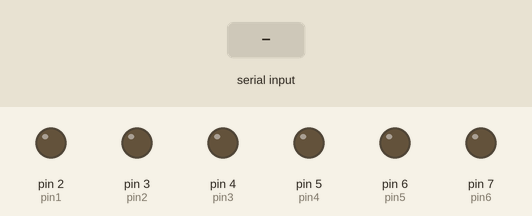
Simulated run of this sketch. Board: Arduino Uno, built with avr-gcc and run on an emulated ATmega328P. On the bench: output pins drawn as LEDs (lit = HIGH). The inputs (shaded band) are chosen by the test bench.

Above: at 1.2 s.
1.3 s: "1H" received over Serial
At 2.4 s:
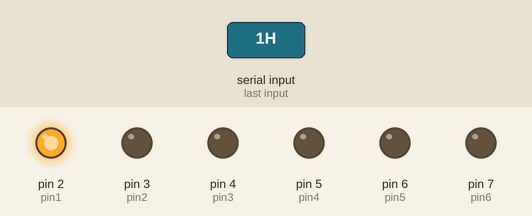
2.8 s: "2H" received over Serial
At 3.6 s:
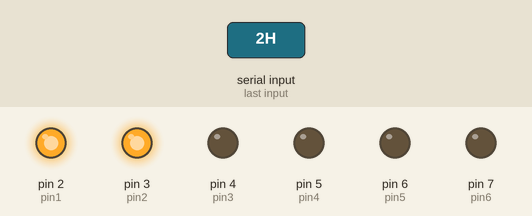
4.3 s: "1L" received over Serial
At 4.7 s:
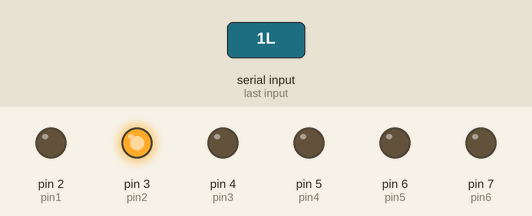
5.8 s: "3H" received over Serial
At 7.0 s:
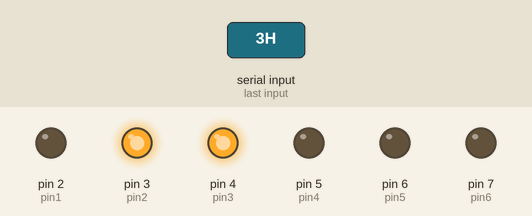
7.3 s: "2L" received over Serial
At 8.2 s:
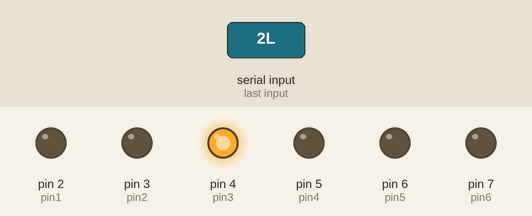
8.8 s: "4H" received over Serial
At 9.4 s:
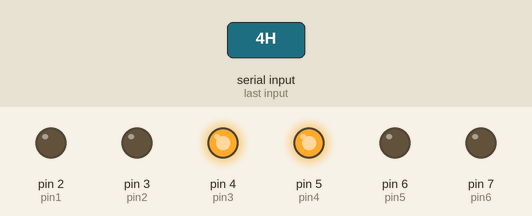
Timing chart, 0 to 11.3 s (numbered marks = the images above; inputs shaded):
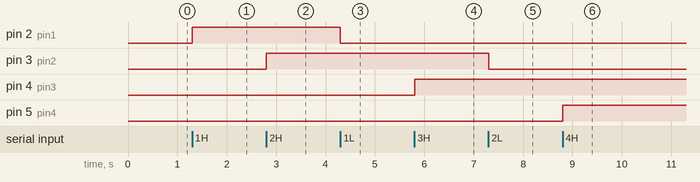

Measured:
- after the input at 1.3 s, pin 2 (pin1): LOW → HIGH at once
- after the input at 2.8 s, pin 3 (pin2): LOW → HIGH at once
- after the input at 4.3 s, pin 2 (pin1): HIGH → LOW at once
- after the input at 5.8 s, pin 4 (pin3): LOW → HIGH at once
- after the input at 7.3 s, pin 3 (pin2): HIGH → LOW at once
- after the input at 8.8 s, pin 5 (pin4): LOW → HIGH at once

The sketch:

code.ino
```cpp
String readdata;
int pin1 = 2;
int pin2 = 3;
int pin3 = 4;
int pin4 = 5;
int pin5 = 6;
int pin6 = 7;

void setup() {
  // put your setup code here, to run once:
  Serial.begin(9600);
  pinMode(pin1, OUTPUT);
  pinMode(pin2, OUTPUT);
  pinMode(pin3, OUTPUT);
  pinMode(pin4, OUTPUT);
  pinMode(pin5, OUTPUT);
  pinMode(pin6, OUTPUT);

  digitalWrite(pin1, LOW);
  digitalWrite(pin2, LOW);
  digitalWrite(pin3, LOW);
  digitalWrite(pin4, LOW);
  digitalWrite(pin5, LOW);
  digitalWrite(pin6, LOW);
}

void loop() {

  if(Serial.available()>0)
  {
    char data = Serial.read();
    readdata.concat(data);
    }
    else
    {
      //Serial.println(readdata);
      if(readdata.equals("Hello"))
      {
        Serial.write("ardok");
        readdata = "";
      }
      else if(readdata.substring(0) =="1H")
      {
        digitalWrite(pin1, HIGH);
        readdata = "";
      }
      else if(readdata.substring(0) =="1L")
      {
        digitalWrite(pin1, LOW);
        readdata = "";
      }
      else if(readdata.substring(0) =="2H")
      {
        digitalWrite(pin2, HIGH);
        readdata = "";
      }
      else if(readdata.substring(0) =="2L")
      {
        digitalWrite(pin2, LOW);
        readdata = "";
      }
      else if(readdata.substring(0) =="3H")
      {
        digitalWrite(pin3, HIGH);
        readdata = "";
      }
      else if(readdata.substring(0) =="3L")
      {
        digitalWrite(pin3, LOW);
        readdata = "";
      }
      else if(readdata.substring(0) =="4H")
      {
        digitalWrite(pin4, HIGH);
        readdata = "";
      }
      else if(readdata.substring(0) =="4L")
      {
        digitalWrite(pin4, LOW);
        readdata = "";
      }
      else if(readdata.substring(0) =="5H")
      {
        digitalWrite(pin5, HIGH);
        readdata = "";
      }
      else if(readdata.substring(0) =="5L")
      {
        digitalWrite(pin5, LOW);
        readdata = "";
      }
      else if(readdata.substring(0) =="6H")
      {
        digitalWrite(pin6, HIGH);
        readdata = "";
      }
      else if(readdata.substring(0) =="6L")
      {
        digitalWrite(pin6, LOW);
        readdata = "";
      }
    }
}
```
